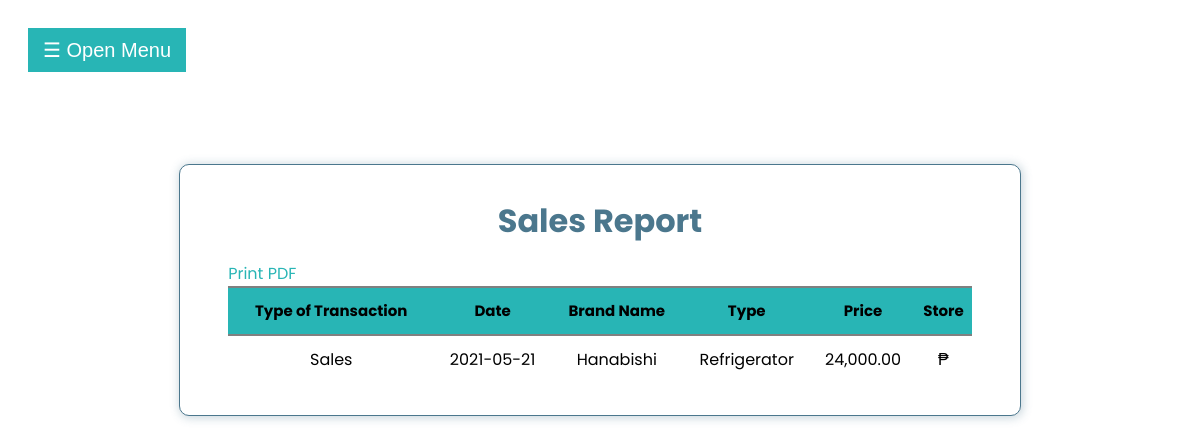
The page /Admin-Report/Admin-Sales-report.php (signed in) on the database its author committed.
### tables this page shows
CREATE TABLE `tbl_sales_and_purchase` (
  `id` int(11) NOT NULL,
  `typeOfTransaction` varchar(255) NOT NULL,
  `date` varchar(255) NOT NULL,
  `brandName` varchar(255) NOT NULL,
  `type` varchar(255) NOT NULL,
  `quantity` varchar(255) NOT NULL,
  `price` varchar(255) NOT NULL
);

### Admin-Report/Admin-Sales-report.php (the view, shortened to what this page needs)
<?php
    $db = mysqli_connect('localhost', 'root', '', 'warehouse_management_system');
?>
<!DOCTYPE html>
<html lang="en">
<head>
    <link rel="stylesheet" href="../CSS/admin-sales-report.css">
    <link rel="stylesheet" href="https://cdnjs.cloudflare.com/ajax/libs/font-awesome/4.7.0/css/font-awesome.min.css">
    <link rel="stylesheet" href="https://use.fontawesome.com/releases/v5.15.3/css/all.css">
</head>
<body>
    <div id="main">
        <button class="openbtn" onclick="openNav()">&#9776; Open Menu</button>
        <div class="container">
            <h1 class="sales-report-header">Sales Report</h1>
            <div class="print-btn-div">
                <a href="sales-report-pdf.php" target="_blank" class="print-btn">Print PDF</a>
            </div>
            <table>
                <thead>
                    <th>Type of Transaction</th>
                    <th>Date</th>
                    <th>Brand Name</th>
                    <th>Type</th>
                    <th>Price</th>
                    <th>Store</th>
                </thead>
                <tbody>
                    <?php
                        $sql = "SELECT * FROM tbl_sales_and_purchase WHERE typeOfTransaction='Sales'";
                        $result = $db->query($sql);
                        if ($result->num_rows > 0) {
                            while($row = $result->fetch_assoc()) {
                                ?>
                                    <tr>
                                        <td><?php echo $row['typeOfTransaction'];?></td>
                                        <td><?php echo $row['date'];?></td>
                                        <td><?php echo $row['brandName'];?></td>
                                        <td><?php echo $row['type'];?></td>
                                        <td><?php echo $row['price'];?></td>
                                        <td><?php echo "₱".$row['store'];?></td>
                                    </tr>
                                <?php
                            }
                        }
                    ?>
                </tbody>
            </table>
        </div>
    </div>
</body>
</html>

### CSS/admin-sales-report.css (style rules this page uses)
body { font-family: 'Poppins', sans-serif; }
.container { background-color: #fff; border: 1px solid #4B778D; border-radius: 10px; box-shadow: 1px 1px 10px 1px rgb(75, 119, 141, 30%); width: 65%; margin: 8% auto; padding: 2rem 3rem; }
.sales-report-header { color: #4B778D; text-align: center; margin: 0 0 0.8rem; }
.print-btn-div { margin: 1rem 0 0 0; }
.print-btn { text-decoration: none; color: #28B5B5; }
table { width: 100%; border-collapse: collapse; }
thead { background: #28B5B5; font-size: 15px; text-align: left; position: sticky; }
th { text-align: center; }
td { text-align: center; }
tr { border-top: 2px solid #808080; height: 3rem; margin-bottom: 5rem; }
.openbtn { font-size: 20px; cursor: pointer; background-color: #28B5B5; color: white; padding: 10px 15px; border: none; }
#main { transition: margin-left .5s; padding: 20px; }

### rows shown on the page
tbl_sales_and_purchase: typeOfTransaction "Sales", date "2021-05-21", brandName "Hanabishi", type "Refrigerator", price "24,000.00"
